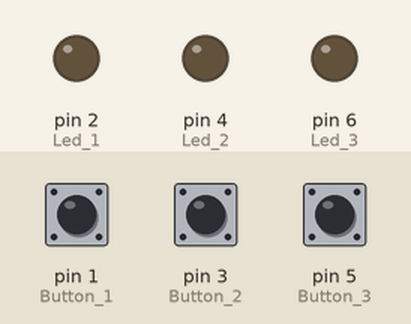
This sketch was run on a simulated Arduino Uno, built with avr-gcc and run on an emulated ATmega328P. On the bench: output pins drawn as LEDs (lit = HIGH). Inputs (shaded band) come from the test bench; at power-on: pin 1 (Button_1) LOW, pin 3 (Button_2) LOW, pin 5 (Button_3) LOW.

Above: at 1.2 s.
1.3 s: pin 1 (Button_1) pulled HIGH for 0.15 s
At 1.38 s:
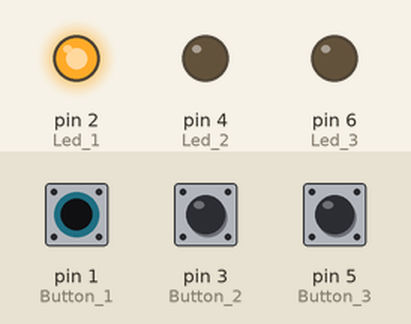
2.9 s: pin 3 (Button_2) pulled HIGH for 0.15 s
At 2.98 s:
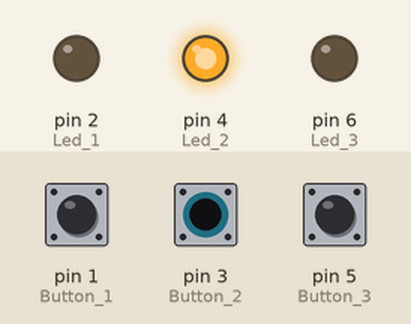
4.5 s: pin 5 (Button_3) pulled HIGH for 0.15 s
At 4.58 s:
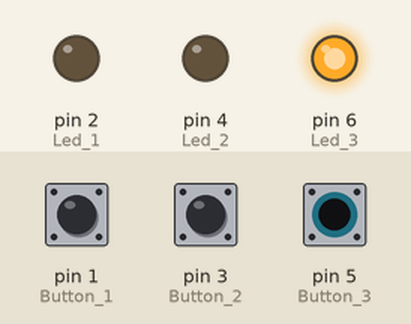
6.1 s: pin 5 (Button_3) pulled HIGH for 3.2 s
At 9.7 s:
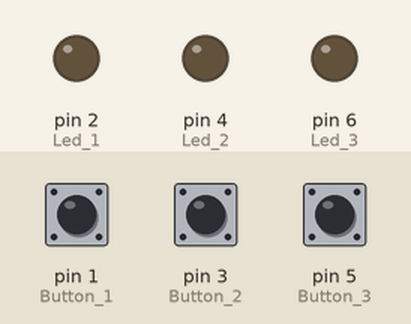
10.8 s: pin 1 (Button_1) pulled HIGH for 3.2 s
At 12.1 s:
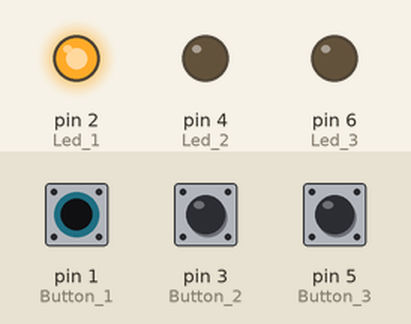
15.5 s: pin 1 (Button_1) driven HIGH and pin 3 (Button_2) driven HIGH
At 16.0 s:
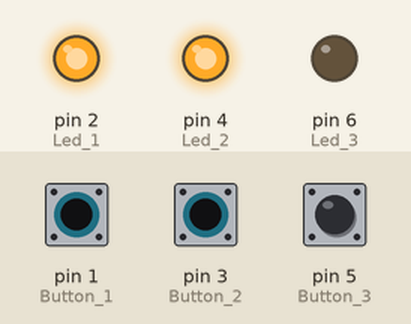
Timing chart, 0 to 18.0 s (numbered marks = the images above; inputs shaded):
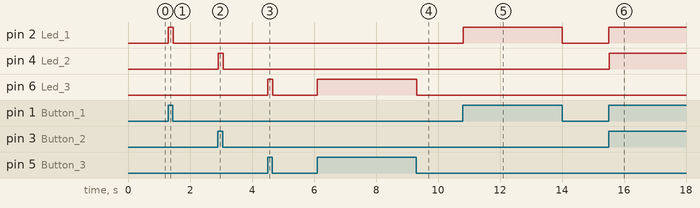

Measured:
- after the input at 1.3 s, pin 2 (Led_1): LOW → HIGH at once, → LOW 0.16 s later
- after the input at 2.9 s, pin 4 (Led_2): LOW → HIGH at once, → LOW 0.16 s later
- after the input at 4.5 s, pin 6 (Led_3): LOW → HIGH at once, → LOW 0.16 s later
- after the input at 6.1 s, pin 6 (Led_3): LOW → HIGH at once, → LOW 3.2 s later
- after the input at 10.8 s, pin 2 (Led_1): LOW → HIGH at once, → LOW 3.2 s later
- after the input at 15.5 s, pin 2 (Led_1), pin 4 (Led_2): LOW → HIGH at once

The sketch:

sensor_ventana.ino
```cpp
const int Button_1=1;
const int Led_1=2;

const int Button_2=3;
const int Led_2=4;

const int Button_3=5;
const int Led_3=6;

int Button_1_State = 0;
int prevButton_1_State = 0;

int Button_2_State = 0;
int prevButton_2_State = 0;

int Button_3_State = 0;
int prevButton_3_State = 0;

void setup() {

  pinMode(Led_1,OUTPUT);
  pinMode(Button_1,INPUT);

  pinMode(Led_2,OUTPUT);
  pinMode(Button_2,INPUT);

  pinMode(Led_3,OUTPUT);
  pinMode(Button_3,INPUT);


}

void loop(){

  Button_1_State = digitalRead(Button_1);
  Button_2_State = digitalRead(Button_2);
  Button_3_State = digitalRead(Button_3);

  if(Button_1_State == HIGH) {
    if (Button_1_State != prevButton_1_State) {
      digitalWrite(Led_1,HIGH);
      delay(20);
      prevButton_1_State = Button_1_State;
    }
  }else{
    digitalWrite(Led_1,LOW);
    prevButton_1_State = Button_1_State;
  }


  if(Button_2_State == HIGH) {
    if (Button_2_State != prevButton_2_State) {
      digitalWrite(Led_2,HIGH);
      delay(20);
      prevButton_2_State = Button_2_State;
    }
  }else{
    digitalWrite(Led_2,LOW);
    prevButton_2_State = Button_2_State;
  }


  if(Button_3_State == HIGH) {
    if (Button_3_State != prevButton_3_State) {
      digitalWrite(Led_3,HIGH);
      delay(20);
      prevButton_3_State = Button_3_State;
    }
  }else{
    digitalWrite(Led_3,LOW);
    prevButton_3_State = Button_3_State;
  }

  delay(20);

}
  
```
